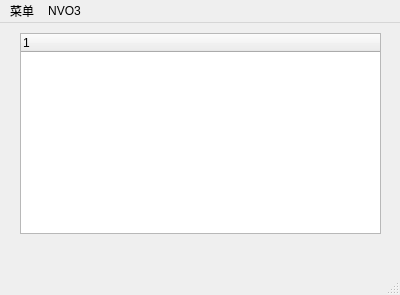
<?xml version="1.0" encoding="UTF-8"?>
<ui version="4.0">
 <class>MainWindow</class>
 <widget class="QMainWindow" name="MainWindow">
  <property name="geometry">
   <rect>
    <x>0</x>
    <y>0</y>
    <width>400</width>
    <height>295</height>
   </rect>
  </property>
  <property name="windowTitle">
   <string>OVS manage system</string>
  </property>
  <widget class="QWidget" name="centralWidget">
   <widget class="QTreeWidget" name="treeWidget">
    <property name="geometry">
     <rect>
      <x>20</x>
      <y>10</y>
      <width>361</width>
      <height>201</height>
     </rect>
    </property>
    <property name="contextMenuPolicy">
     <enum>Qt::CustomContextMenu</enum>
    </property>
    <column>
     <property name="text">
      <string/>
     </property>
    </column>
   </widget>
   <widget class="QLabel" name="displayLabel">
    <property name="geometry">
     <rect>
      <x>20</x>
      <y>220</y>
      <width>351</width>
      <height>31</height>
     </rect>
    </property>
    <property name="text">
     <string/>
    </property>
   </widget>
  </widget>
  <widget class="QMenuBar" name="menuBar">
   <property name="geometry">
    <rect>
     <x>0</x>
     <y>0</y>
     <width>400</width>
     <height>20</height>
    </rect>
   </property>
   <widget class="QMenu" name="menuMenu">
    <property name="title">
     <string>菜单</string>
    </property>
    <addaction name="action_start_ovs"/>
    <addaction name="action_refresh"/>
    <addaction name="action_add_br"/>
   </widget>
   <widget class="QMenu" name="menuNVO3">
    <property name="title">
     <string>NVO3</string>
    </property>
    <addaction name="action_Br_VN"/>
    <addaction name="action_Local_VN_IP"/>
    <addaction name="action_VN_IP"/>
    <addaction name="action_VN_MAC_IP"/>
    <addaction name="action_NVE"/>
   </widget>
   <addaction name="menuMenu"/>
   <addaction name="menuNVO3"/>
  </widget>
  <widget class="QStatusBar" name="statusBar"/>
  <action name="action_start_ovs">
   <property name="text">
    <string>启动OVS</string>
   </property>
  </action>
  <action name="action_refresh">
   <property name="text">
    <string>刷新</string>
   </property>
  </action>
  <action name="action_add_br">
   <property name="text">
    <string>增加网桥</string>
   </property>
  </action>
  <action name="action_Br_VN">
   <property name="text">
    <string>网桥与VN网络映射关系</string>
   </property>
  </action>
  <action name="action_Local_VN_IP">
   <property name="text">
    <string>本机VN与IP映射关系</string>
   </property>
  </action>
  <action name="action_VN_IP">
   <property name="text">
    <string>全网VN与IP映射关系</string>
   </property>
  </action>
  <action name="action_VN_MAC_IP">
   <property name="text">
    <string>全网VN-MAC-IP映射</string>
   </property>
  </action>
  <action name="action_NVE">
   <property name="text">
    <string>全网NVE封装能力</string>
   </property>
  </action>
 </widget>
 <layoutdefault spacing="6" margin="11"/>
 <resources/>
 <connections/>
</ui>
